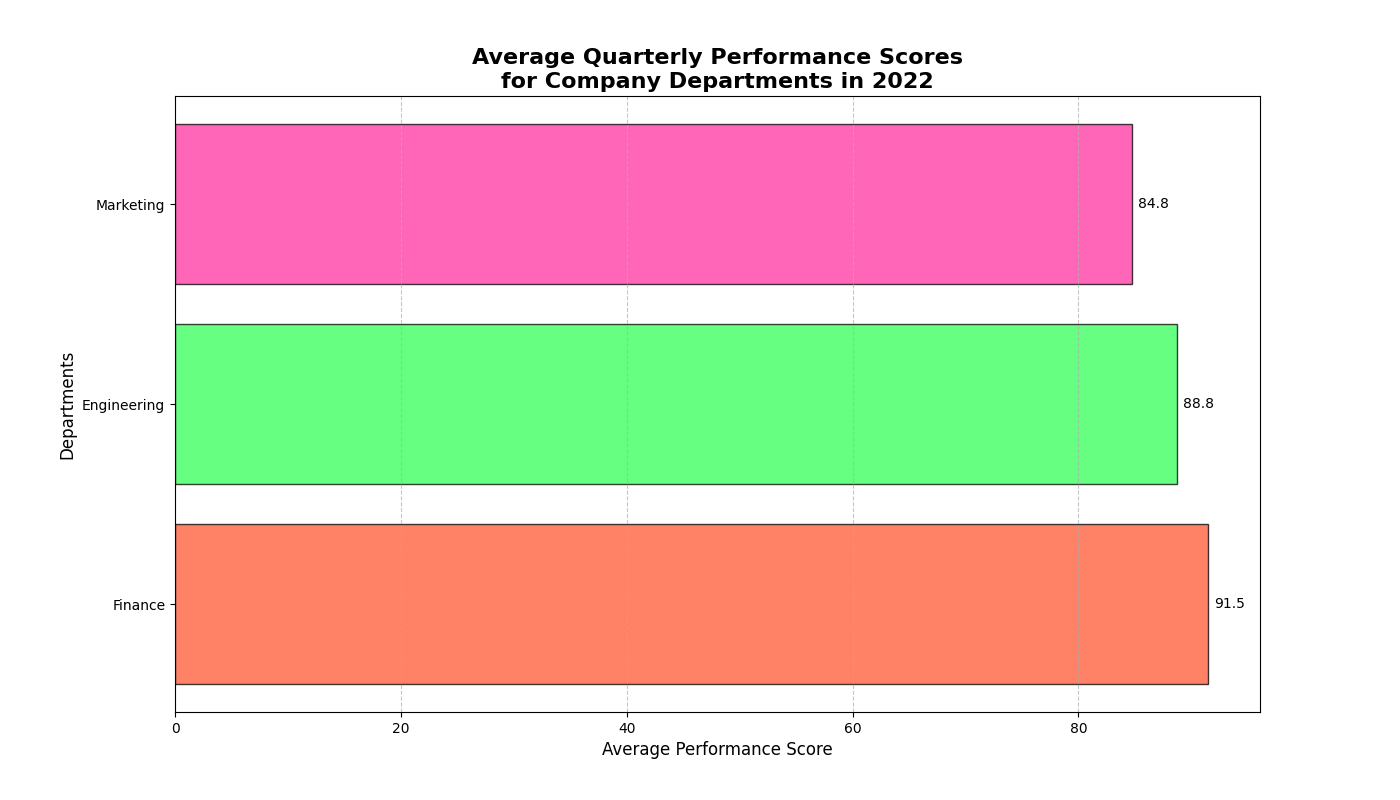

Here is the Python script that generated this plot:
import matplotlib.pyplot as plt
import numpy as np

# Departments and their performance scores
departments = ['Engineering', 'Marketing', 'Finance']
performance_scores = {
    'Engineering': [88, 92, 85, 90],
    'Marketing': [82, 85, 88, 84],
    'Finance': [90, 93, 91, 92]
}

# Calculate average performance scores
average_scores = [np.mean(performance_scores[department]) for department in departments]

# Sort departments by average performance scores in descending order
sorted_indices = np.argsort(average_scores)[::-1]
sorted_departments = [departments[i] for i in sorted_indices]
sorted_average_scores = [average_scores[i] for i in sorted_indices]

# Initialize the plot
fig, ax = plt.subplots(figsize=(14, 8))

# New set of colors
colors = ['#FF5733', '#33FF57', '#FF33A1']

# Create a horizontal bar plot with sorted data
bars = ax.barh(sorted_departments, sorted_average_scores, color=colors, alpha=0.75, edgecolor='black')

# Add titles and labels
ax.set_title('Average Quarterly Performance Scores\nfor Company Departments in 2022', fontsize=16, fontweight='bold')
ax.set_xlabel('Average Performance Score', fontsize=12)
ax.set_ylabel('Departments', fontsize=12)

# Display the average score above each bar
for bar, avg in zip(bars, sorted_average_scores):
    plt.text(bar.get_width() + 0.5, bar.get_y() + bar.get_height() / 2, f'{avg:.1f}', va='center', fontsize=10, color='black')

# Add grid lines for better readability
ax.grid(axis='x', linestyle='--', alpha=0.7)

# Display the plot
plt.show()
